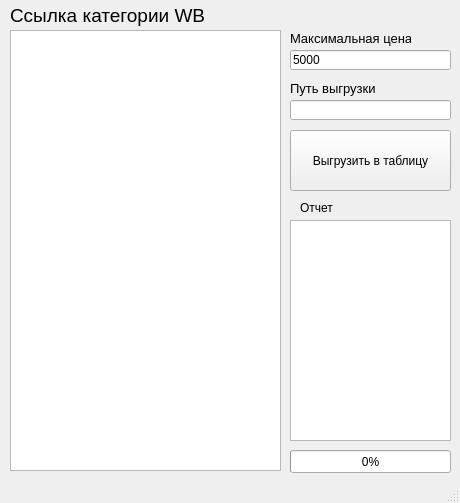
<?xml version="1.0" encoding="UTF-8"?>
<ui version="4.0">
 <class>MainWindow</class>
 <widget class="QMainWindow" name="MainWindow">
  <property name="geometry">
   <rect>
    <x>0</x>
    <y>0</y>
    <width>460</width>
    <height>503</height>
   </rect>
  </property>
  <property name="windowTitle">
   <string>MainWindow</string>
  </property>
  <widget class="QWidget" name="centralwidget">
   <widget class="QPushButton" name="pushButton">
    <property name="geometry">
     <rect>
      <x>290</x>
      <y>130</y>
      <width>161</width>
      <height>61</height>
     </rect>
    </property>
    <property name="text">
     <string>Выгрузить в таблицу</string>
    </property>
   </widget>
   <widget class="QProgressBar" name="progressBar">
    <property name="geometry">
     <rect>
      <x>290</x>
      <y>450</y>
      <width>161</width>
      <height>23</height>
     </rect>
    </property>
    <property name="value">
     <number>0</number>
    </property>
   </widget>
   <widget class="QLabel" name="label">
    <property name="geometry">
     <rect>
      <x>10</x>
      <y>0</y>
      <width>231</width>
      <height>31</height>
     </rect>
    </property>
    <property name="font">
     <font>
      <pointsize>14</pointsize>
     </font>
    </property>
    <property name="text">
     <string>Ссылка категории WB</string>
    </property>
   </widget>
   <widget class="QTextEdit" name="textEdit">
    <property name="geometry">
     <rect>
      <x>10</x>
      <y>30</y>
      <width>271</width>
      <height>441</height>
     </rect>
    </property>
   </widget>
   <widget class="QTextBrowser" name="textBrowser">
    <property name="geometry">
     <rect>
      <x>290</x>
      <y>220</y>
      <width>161</width>
      <height>221</height>
     </rect>
    </property>
   </widget>
   <widget class="QLabel" name="label_2">
    <property name="geometry">
     <rect>
      <x>300</x>
      <y>200</y>
      <width>47</width>
      <height>16</height>
     </rect>
    </property>
    <property name="text">
     <string>Отчет</string>
    </property>
   </widget>
   <widget class="QLineEdit" name="lineEdit">
    <property name="geometry">
     <rect>
      <x>290</x>
      <y>100</y>
      <width>161</width>
      <height>20</height>
     </rect>
    </property>
   </widget>
   <widget class="QLabel" name="label_3">
    <property name="geometry">
     <rect>
      <x>290</x>
      <y>80</y>
      <width>121</width>
      <height>16</height>
     </rect>
    </property>
    <property name="font">
     <font>
      <pointsize>10</pointsize>
     </font>
    </property>
    <property name="text">
     <string>Путь выгрузки</string>
    </property>
   </widget>
   <widget class="QLineEdit" name="lineEdit_2">
    <property name="geometry">
     <rect>
      <x>290</x>
      <y>50</y>
      <width>161</width>
      <height>20</height>
     </rect>
    </property>
    <property name="text">
     <string>5000</string>
    </property>
   </widget>
   <widget class="QLabel" name="label_4">
    <property name="geometry">
     <rect>
      <x>290</x>
      <y>30</y>
      <width>121</width>
      <height>16</height>
     </rect>
    </property>
    <property name="font">
     <font>
      <pointsize>10</pointsize>
     </font>
    </property>
    <property name="text">
     <string>Максимальная цена</string>
    </property>
   </widget>
  </widget>
  <widget class="QStatusBar" name="statusbar"/>
 </widget>
 <resources/>
 <connections/>
</ui>
